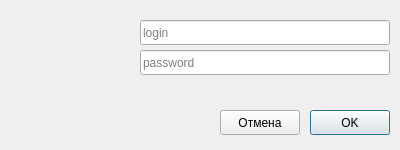
<?xml version="1.0" encoding="UTF-8"?>
<ui version="4.0">
 <class>LoginWindow</class>
 <widget class="QDialog" name="LoginWindow">
  <property name="windowModality">
   <enum>Qt::WindowModal</enum>
  </property>
  <property name="geometry">
   <rect>
    <x>0</x>
    <y>0</y>
    <width>400</width>
    <height>150</height>
   </rect>
  </property>
  <property name="minimumSize">
   <size>
    <width>400</width>
    <height>150</height>
   </size>
  </property>
  <property name="maximumSize">
   <size>
    <width>400</width>
    <height>150</height>
   </size>
  </property>
  <property name="windowTitle">
   <string>Авторизация</string>
  </property>
  <property name="windowIcon">
   <iconset resource="resources.qrc">
    <normaloff>:/icon32.png</normaloff>:/icon32.png</iconset>
  </property>
  <property name="modal">
   <bool>true</bool>
  </property>
  <widget class="QLineEdit" name="leLogin">
   <property name="geometry">
    <rect>
     <x>140</x>
     <y>20</y>
     <width>250</width>
     <height>25</height>
    </rect>
   </property>
   <property name="placeholderText">
    <string>login</string>
   </property>
  </widget>
  <widget class="QLineEdit" name="lePassword">
   <property name="geometry">
    <rect>
     <x>140</x>
     <y>50</y>
     <width>250</width>
     <height>25</height>
    </rect>
   </property>
   <property name="echoMode">
    <enum>QLineEdit::Password</enum>
   </property>
   <property name="placeholderText">
    <string>password</string>
   </property>
  </widget>
  <widget class="QLabel" name="lblImage">
   <property name="geometry">
    <rect>
     <x>20</x>
     <y>24</y>
     <width>100</width>
     <height>100</height>
    </rect>
   </property>
   <property name="text">
    <string/>
   </property>
   <property name="pixmap">
    <pixmap resource="resources.qrc">:/icon.png</pixmap>
   </property>
   <property name="scaledContents">
    <bool>true</bool>
   </property>
  </widget>
  <widget class="QPushButton" name="pbOK">
   <property name="geometry">
    <rect>
     <x>310</x>
     <y>110</y>
     <width>80</width>
     <height>25</height>
    </rect>
   </property>
   <property name="text">
    <string>OK</string>
   </property>
  </widget>
  <widget class="QPushButton" name="pbCancel">
   <property name="geometry">
    <rect>
     <x>220</x>
     <y>110</y>
     <width>80</width>
     <height>25</height>
    </rect>
   </property>
   <property name="text">
    <string>Отмена</string>
   </property>
  </widget>
 </widget>
 <resources>
  <include location="resources.qrc"/>
 </resources>
 <connections/>
</ui>
